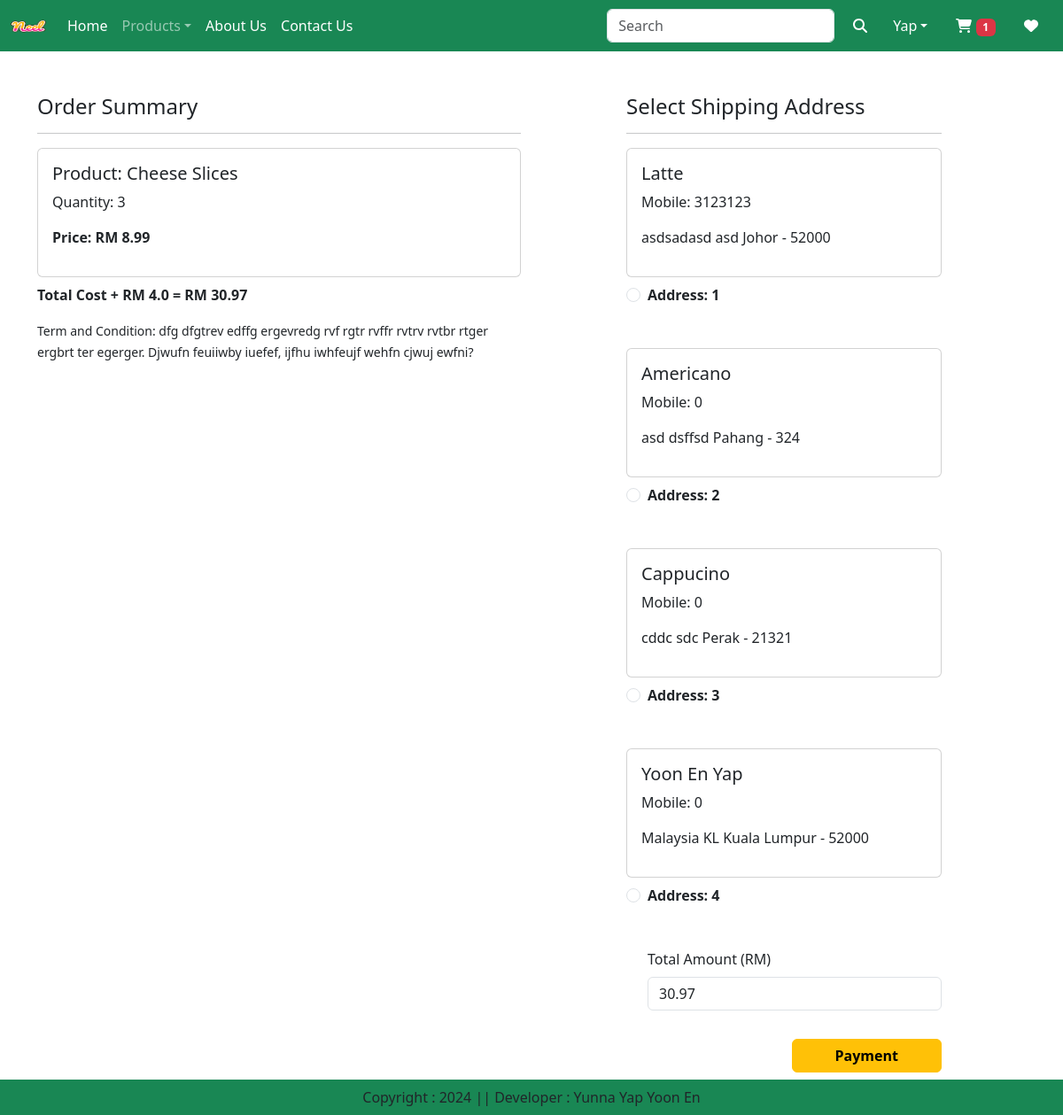
Screenshot of /checkout/ (signed in) with the database file from the repository.
### app/models.py (models this page shows, shortened)
class Cart(models.Model):
    user = models.ForeignKey(User, on_delete=models.CASCADE)
    product = models.ForeignKey(Product, on_delete=models.CASCADE)
    quantity = models.PositiveIntegerField(default=1)

class Product(models.Model):
    title = models.CharField(max_length=100)
    selling_price = models.FloatField()
    discounted_price = models.FloatField()
    description = models.TextField()
    composition = models.TextField(default='')
    prodapp = models.TextField(default='')
    category = models.CharField(choices=CATEGORY_CHOICES, max_length=2)
    product_image = models.ImageField(upload_to='product')

class Customer(models.Model):
    user = models.ForeignKey(User, on_delete=models.CASCADE)
    name = models.CharField(max_length=200)
    locality = models.CharField(max_length=200)
    city = models.CharField(max_length=50)
    mobile = models.IntegerField(default=0)
    zipcode = models.IntegerField()
    state = models.CharField(choices=STATE_CHOICES, max_length=100)

### app/views.py (the view)
# urls.py: path('checkout/', views.checkOut.as_view(), name="checkout"),
@method_decorator(login_required, name='dispatch')
class checkOut(View):
    @method_decorator(cart_total, name='dispatch')
    def get(self, request, *variable):
        user = request.user
        address = Customer.objects.filter(user=user)
        cart = Cart.objects.filter(user=user)
        amount = 0
        for item in cart:
            amount += (item.quantity * item.product.discounted_price)
        shipping = 4.00
        totalamount = round(amount + shipping, 2)
        order_id = '1'
        order_status = 'created'
        context = {
            'address': address,
            'cart': cart,
            'amount': amount,
            'shipping': shipping,
            'totalamount': totalamount,
            'totalitem': variable[0]
        }
        return render(request, 'app/checkout.html', context)

### app/views.py (called while the page is built)
def cart_total(function):
    def inner(request, id='', *args):
        totalitem = 0
        if request.user.is_authenticated:
            totalitem = len(Cart.objects.filter(user=request.user))
        args = [totalitem]
        if not id == '':
            return function(request, id, *args)
        return function(request, *args)
    return inner

### app/templates/app/checkout.html (shortened to what this page needs)
{% extends 'app/base.html' %}
{% load static %}
{% block main_content %}
  <div class="container">
    <div class="row mt-5">
        <div class="col-sm-6">
            <h4>Order Summary</h4>
            <hr>
            {% for item in cart %}
                <div class="card mb-2">
                    <div class="card-body">
                        <h5>Product: {{ item.product.title }}</h5>
                        <p>Quantity: {{ item.quantity }}</p>
                        <p class="fw-bold">Price: RM {{ item.product.discounted_price }}</p>
                    </div>
                </div>
            {% endfor %}
            <p class="fw-bold">Total Cost + RM {{ shipping }} = RM {{ totalamount }}</p>
            <small>Term and Condition: dfg dfgtrev edffg ergevredg rvf rgtr rvffr rvtrv rvtbr rtger ergbrt ter egerger. Djwufn feuiiwby iuefef, ijfhu iwhfeujf wehfn cjwuj ewfni?</small>
        </div>
        <div class="col-sm-4 offset-sm-1">
            <h4>Select Shipping Address</h4>
            <hr>
                {% for add in address %}
                <div class="card">
                    <div class="card-body">
                        <h5>{{ add.name }}</h5>
                        <p>Mobile: {{ add.mobile }}</p>
                        <p>{{ add.locality }} {{ add.city }} {{ add.state }} - {{ add.zipcode }}</p>
                    </div>
                </div>
                <div class="form-check mt-2 mb-5">
                    <input type="radio" class="form-check-input" name="custid" id="custadd{{ forloop.counter }}" value="{{ add.id }}">
                    <label class="form-check-label fw-bold" for="custadd{{ forloop.counter }}">
                        Address: {{ forloop.counter }}
                    </label>
                </div>
                {% endfor %}
                <div class="form-check mb-3">
                    <label for="totamount" class="form-label">Total Amount (RM)</label>
                    <input type="number" class="form-control" name="totamount" value="{{ totalamount }}" readonly>
                </div>
                <div class="text-end">
                    <button id="rzp-button1" type="button" class="btn btn-warning mt-3 px-5 fw-bold">Payment</button>
                </div>
        </div>
    </div>
  </div>
{% endblock %}

### rows the page displays
Cart: product "Cheese Slices", quantity "3", product.discounted_price "8.99"
Customer: name "Latte", mobile "3123123", locality "asdsadasd", city "asd", state "Johor", zipcode "52000"
Customer: name "Americano", mobile "0", locality "asd", city "dsffsd", state "Pahang", zipcode "324"
Customer: name "Cappucino", mobile "0", locality "cddc", city "sdc", state "Perak", zipcode "21321"
Customer: name "Yoon En Yap", mobile "0", locality "Malaysia", city "KL", state "Kuala Lumpur", zipcode "52000"

### other values shown
{{ totalitem }} "1"
{{ shipping }} "4.0"
{{ totalamount }} "30.97"
